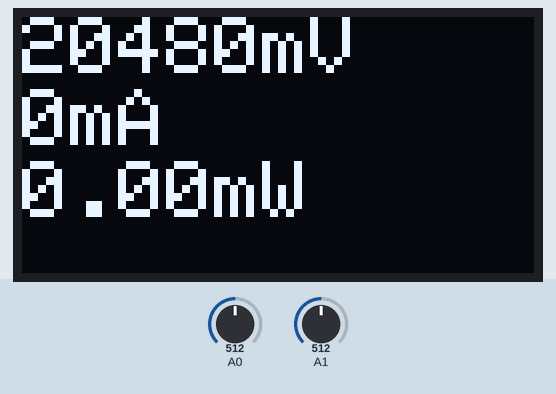
This sketch was run on a simulated Arduino Uno, built with avr-gcc and run on an emulated ATmega328P. Shown: 128×64 one-colour display. The inputs (shaded band) are chosen by the test bench; at power-on: A0 = 512, A1 = 512.

Above: at 1.2 s.
1.3 s: A0 set to 716
At 2.1 s:
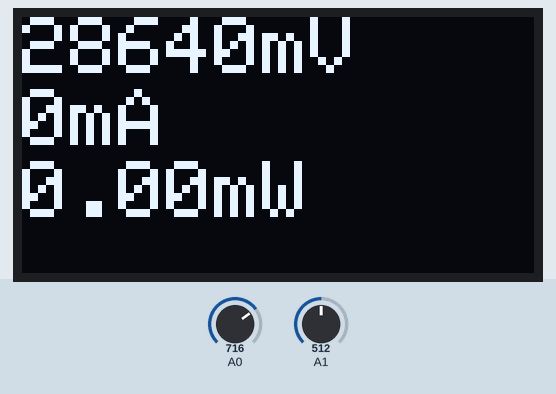
2.8 s: A1 set to 716
At 3.9 s:
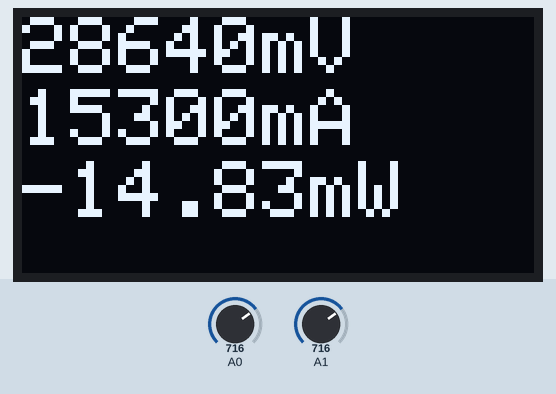
4.4 s: A0 set to 900
At 4.9 s:
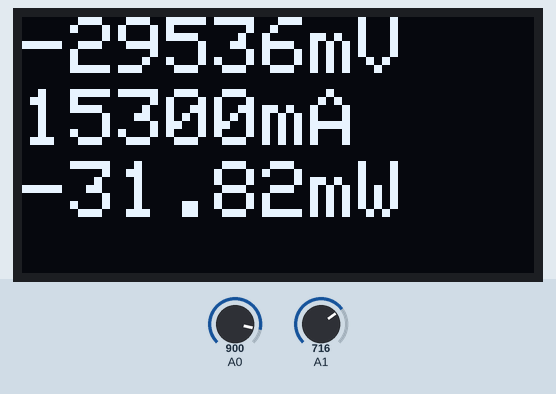
5.9 s: A1 set to 900
At 7.0 s:
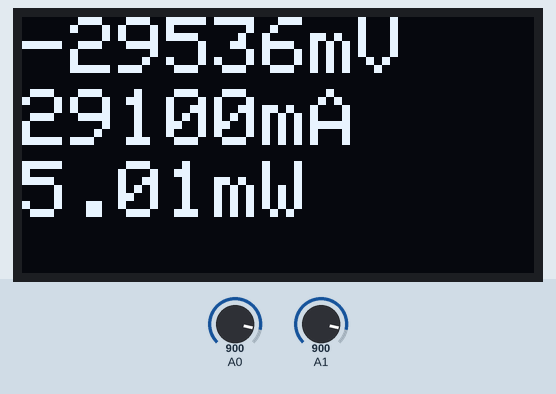
7.5 s: A0 set to 1023
At 8.0 s:
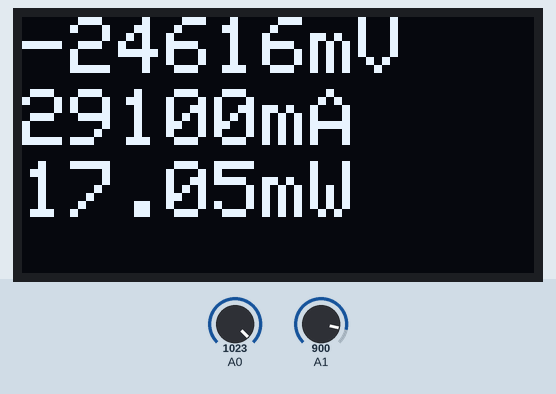
9.0 s: A1 set to 1023
At 10.1 s:
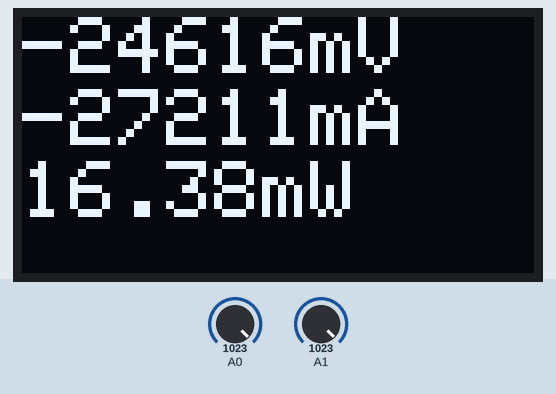
Timing chart, 0 to 11.6 s (numbered marks = the images above; inputs shaded):
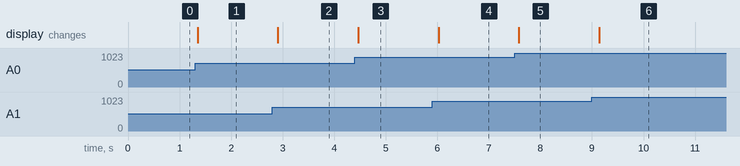

Measured:
- after the input at 1.3 s, the display: changes after 0.05 s (image 1)
- after the input at 2.8 s, the display: changes after 0.10 s (image 2)
- after the input at 4.4 s, the display: changes after 0.06 s (image 3)
- after the input at 5.9 s, the display: changes after 0.12 s (image 4)
- after the input at 7.5 s, the display: changes after 0.08 s (image 5)
- after the input at 9.0 s, the display: changes after 0.14 s (image 6)

The sketch:

powerMeter.ino
```cpp
#include <Wire.h>
#include <Adafruit_SSD1306.h>
#include <Adafruit_GFX.h>

// 5/1024, with the 1/8 volt div:
#define MILLIVOLTS_PER_INT 40

// 5/1024, with the current sensor's 66mV per A
// milliamps 0.075 per int*

#define MILLIAMPS_PER_INT 75

Adafruit_SSD1306 display(128, 64, &Wire, -1);

void setup(){

    display.begin(SSD1306_SWITCHCAPVCC, 0x3C);
    display.clearDisplay();
    display.setTextColor(WHITE);
    display.setTextSize(2);
    display.setCursor(0,0);
}
void loop(){

    int voltageReading = analogRead(A0);
    int currentReading = analogRead(A1) - 512; //Current reading can be negative, reverse it here.

    long power = MILLIAMPS_PER_INT * MILLIAMPS_PER_INT * voltageReading * currentReading;

    Serial.print("V:");
    Serial.print(voltageReading,DEC);
    Serial.print("|C:");
    Serial.println(currentReading,DEC);

    display.clearDisplay();
    display.setCursor(0,0);
    display.print(voltageReading * MILLIVOLTS_PER_INT);
    display.print(F("mV"));

    display.setCursor(0,18);
    display.print(currentReading * MILLIAMPS_PER_INT );
    display.print(F("mA"));

    display.setCursor(0,36);
    display.print(power/1000.0f); //dislpay as float
    display.print(F("mW"));

    display.display();

    delay(100);
}
```
